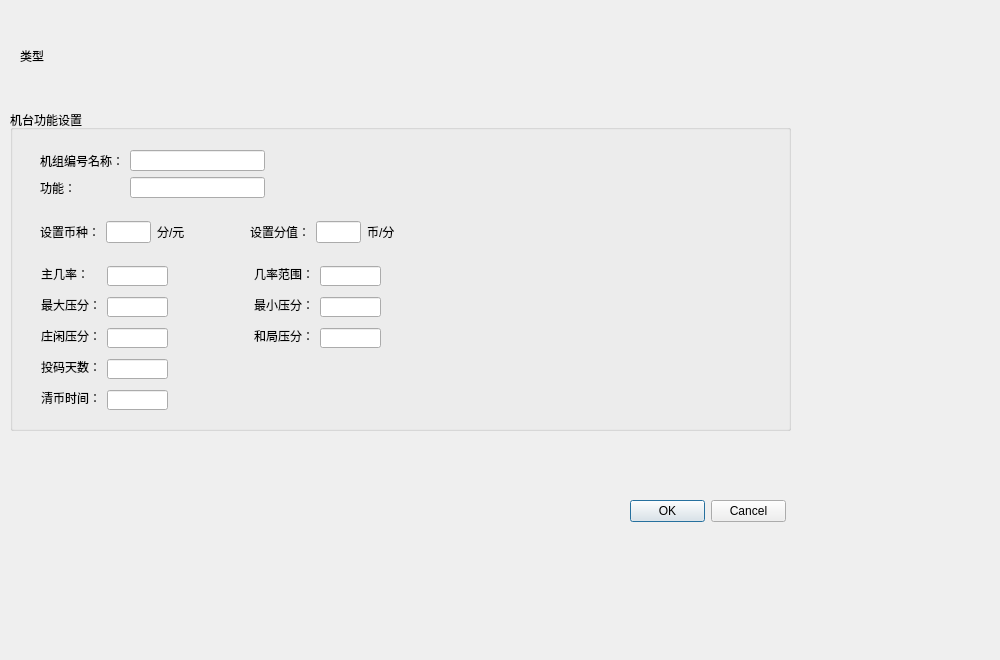
<?xml version="1.0" encoding="UTF-8"?>
<ui version="4.0">
 <class>TmachineGroupFuncDetailSetupViewItemUpdate</class>
 <widget class="QWidget" name="TmachineGroupFuncDetailSetupViewItemUpdate">
  <property name="geometry">
   <rect>
    <x>0</x>
    <y>0</y>
    <width>1000</width>
    <height>660</height>
   </rect>
  </property>
  <property name="windowTitle">
   <string>Form</string>
  </property>
  <widget class="QWidget" name="horizontalLayoutWidget">
   <property name="geometry">
    <rect>
     <x>20</x>
     <y>30</y>
     <width>771</width>
     <height>51</height>
    </rect>
   </property>
   <layout class="QHBoxLayout" name="horizontalLayout">
    <item>
     <widget class="QLabel" name="m_categoryLabel">
      <property name="text">
       <string>类型</string>
      </property>
     </widget>
    </item>
   </layout>
  </widget>
  <widget class="QGroupBox" name="m_machineSetupGroupBox">
   <property name="geometry">
    <rect>
     <x>10</x>
     <y>110</y>
     <width>781</width>
     <height>321</height>
    </rect>
   </property>
   <property name="title">
    <string>机台功能设置</string>
   </property>
   <widget class="QLabel" name="m_mainProbabilityLabel">
    <property name="geometry">
     <rect>
      <x>31</x>
      <y>156</y>
      <width>48</width>
      <height>16</height>
     </rect>
    </property>
    <property name="text">
     <string>主几率：</string>
    </property>
   </widget>
   <widget class="QLineEdit" name="m_mainProbabilityLineEdit">
    <property name="geometry">
     <rect>
      <x>97</x>
      <y>156</y>
      <width>61</width>
      <height>20</height>
     </rect>
    </property>
   </widget>
   <widget class="QLabel" name="m_probabilityRangeLabel">
    <property name="geometry">
     <rect>
      <x>244</x>
      <y>156</y>
      <width>60</width>
      <height>16</height>
     </rect>
    </property>
    <property name="text">
     <string>几率范围：</string>
    </property>
   </widget>
   <widget class="QLineEdit" name="m_probabilityRangeLineEdit">
    <property name="geometry">
     <rect>
      <x>310</x>
      <y>156</y>
      <width>61</width>
      <height>20</height>
     </rect>
    </property>
   </widget>
   <widget class="QLabel" name="m_maxPointsLabel">
    <property name="geometry">
     <rect>
      <x>31</x>
      <y>187</y>
      <width>60</width>
      <height>16</height>
     </rect>
    </property>
    <property name="text">
     <string>最大压分：</string>
    </property>
   </widget>
   <widget class="QLineEdit" name="m_maxPointsLineEdit">
    <property name="geometry">
     <rect>
      <x>97</x>
      <y>187</y>
      <width>61</width>
      <height>20</height>
     </rect>
    </property>
   </widget>
   <widget class="QLabel" name="m_minPointsLabel">
    <property name="geometry">
     <rect>
      <x>244</x>
      <y>187</y>
      <width>60</width>
      <height>16</height>
     </rect>
    </property>
    <property name="text">
     <string>最小压分：</string>
    </property>
   </widget>
   <widget class="QLineEdit" name="m_minPointsLineEdit">
    <property name="geometry">
     <rect>
      <x>310</x>
      <y>187</y>
      <width>61</width>
      <height>20</height>
     </rect>
    </property>
   </widget>
   <widget class="QLabel" name="m_markPointsLabel">
    <property name="geometry">
     <rect>
      <x>31</x>
      <y>218</y>
      <width>60</width>
      <height>16</height>
     </rect>
    </property>
    <property name="text">
     <string>庄闲压分：</string>
    </property>
   </widget>
   <widget class="QLineEdit" name="m_markPointsLineEdit">
    <property name="geometry">
     <rect>
      <x>97</x>
      <y>218</y>
      <width>61</width>
      <height>20</height>
     </rect>
    </property>
   </widget>
   <widget class="QLineEdit" name="m_drawPointsLineEdit">
    <property name="geometry">
     <rect>
      <x>310</x>
      <y>218</y>
      <width>61</width>
      <height>20</height>
     </rect>
    </property>
   </widget>
   <widget class="QLabel" name="m_drawPointsLabel">
    <property name="geometry">
     <rect>
      <x>244</x>
      <y>218</y>
      <width>60</width>
      <height>16</height>
     </rect>
    </property>
    <property name="text">
     <string>和局压分：</string>
    </property>
   </widget>
   <widget class="QLineEdit" name="m_clearPointCycleLineEdit">
    <property name="geometry">
     <rect>
      <x>97</x>
      <y>280</y>
      <width>61</width>
      <height>20</height>
     </rect>
    </property>
   </widget>
   <widget class="QLabel" name="m_clearPointCycleLabel">
    <property name="geometry">
     <rect>
      <x>31</x>
      <y>280</y>
      <width>60</width>
      <height>16</height>
     </rect>
    </property>
    <property name="text">
     <string>清币时间：</string>
    </property>
   </widget>
   <widget class="QLineEdit" name="m_pushPointDaysLineEdit">
    <property name="geometry">
     <rect>
      <x>97</x>
      <y>249</y>
      <width>61</width>
      <height>20</height>
     </rect>
    </property>
   </widget>
   <widget class="QLabel" name="m_pushPointDaysLabel">
    <property name="geometry">
     <rect>
      <x>31</x>
      <y>249</y>
      <width>60</width>
      <height>16</height>
     </rect>
    </property>
    <property name="text">
     <string>投码天数：</string>
    </property>
   </widget>
   <widget class="QWidget" name="layoutWidget">
    <property name="geometry">
     <rect>
      <x>30</x>
      <y>40</y>
      <width>225</width>
      <height>48</height>
     </rect>
    </property>
    <layout class="QGridLayout" name="gridLayout">
     <item row="0" column="0">
      <widget class="QLabel" name="m_machineTypeLabel">
       <property name="text">
        <string>机组编号名称：</string>
       </property>
      </widget>
     </item>
     <item row="0" column="1">
      <widget class="QLineEdit" name="m_machineTypeLineEdit"/>
     </item>
     <item row="1" column="0">
      <widget class="QLabel" name="m_functionLabel">
       <property name="text">
        <string>功能：</string>
       </property>
      </widget>
     </item>
     <item row="1" column="1">
      <widget class="QLineEdit" name="m_functionLineEdit"/>
     </item>
    </layout>
   </widget>
   <widget class="QWidget" name="layoutWidget">
    <property name="geometry">
     <rect>
      <x>30</x>
      <y>110</y>
      <width>145</width>
      <height>24</height>
     </rect>
    </property>
    <layout class="QHBoxLayout" name="horizontalLayout_4">
     <item>
      <widget class="QLabel" name="m_cashRatioLabel">
       <property name="text">
        <string>设置币种：</string>
       </property>
      </widget>
     </item>
     <item>
      <layout class="QHBoxLayout" name="horizontalLayout_2">
       <item>
        <widget class="QLineEdit" name="m_cashRatioLineEdit"/>
       </item>
       <item>
        <widget class="QLabel" name="label_11">
         <property name="text">
          <string>分/元</string>
         </property>
        </widget>
       </item>
      </layout>
     </item>
    </layout>
   </widget>
   <widget class="QWidget" name="layoutWidget">
    <property name="geometry">
     <rect>
      <x>240</x>
      <y>110</y>
      <width>145</width>
      <height>24</height>
     </rect>
    </property>
    <layout class="QHBoxLayout" name="horizontalLayout_5">
     <item>
      <widget class="QLabel" name="m_coinRatioLabel">
       <property name="text">
        <string>设置分值：</string>
       </property>
      </widget>
     </item>
     <item>
      <layout class="QHBoxLayout" name="horizontalLayout_3">
       <item>
        <widget class="QLineEdit" name="m_coinRatioLineEdit"/>
       </item>
       <item>
        <widget class="QLabel" name="label_12">
         <property name="text">
          <string>币/分</string>
         </property>
        </widget>
       </item>
      </layout>
     </item>
    </layout>
   </widget>
  </widget>
  <widget class="QDialogButtonBox" name="m_buttonBox">
   <property name="geometry">
    <rect>
     <x>630</x>
     <y>500</y>
     <width>156</width>
     <height>23</height>
    </rect>
   </property>
   <property name="standardButtons">
    <set>QDialogButtonBox::Cancel|QDialogButtonBox::Ok</set>
   </property>
  </widget>
 </widget>
 <resources/>
 <connections/>
</ui>
